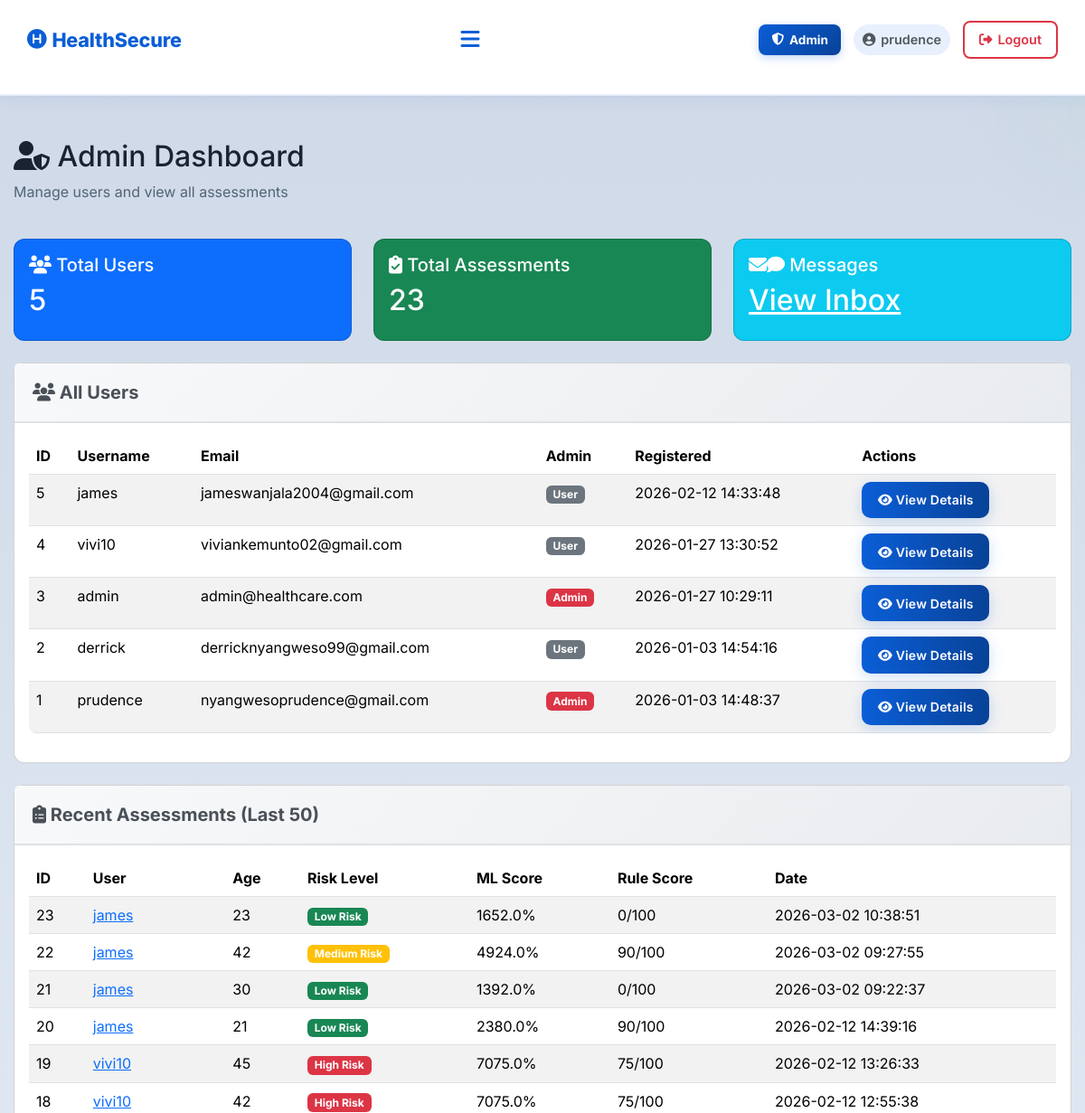
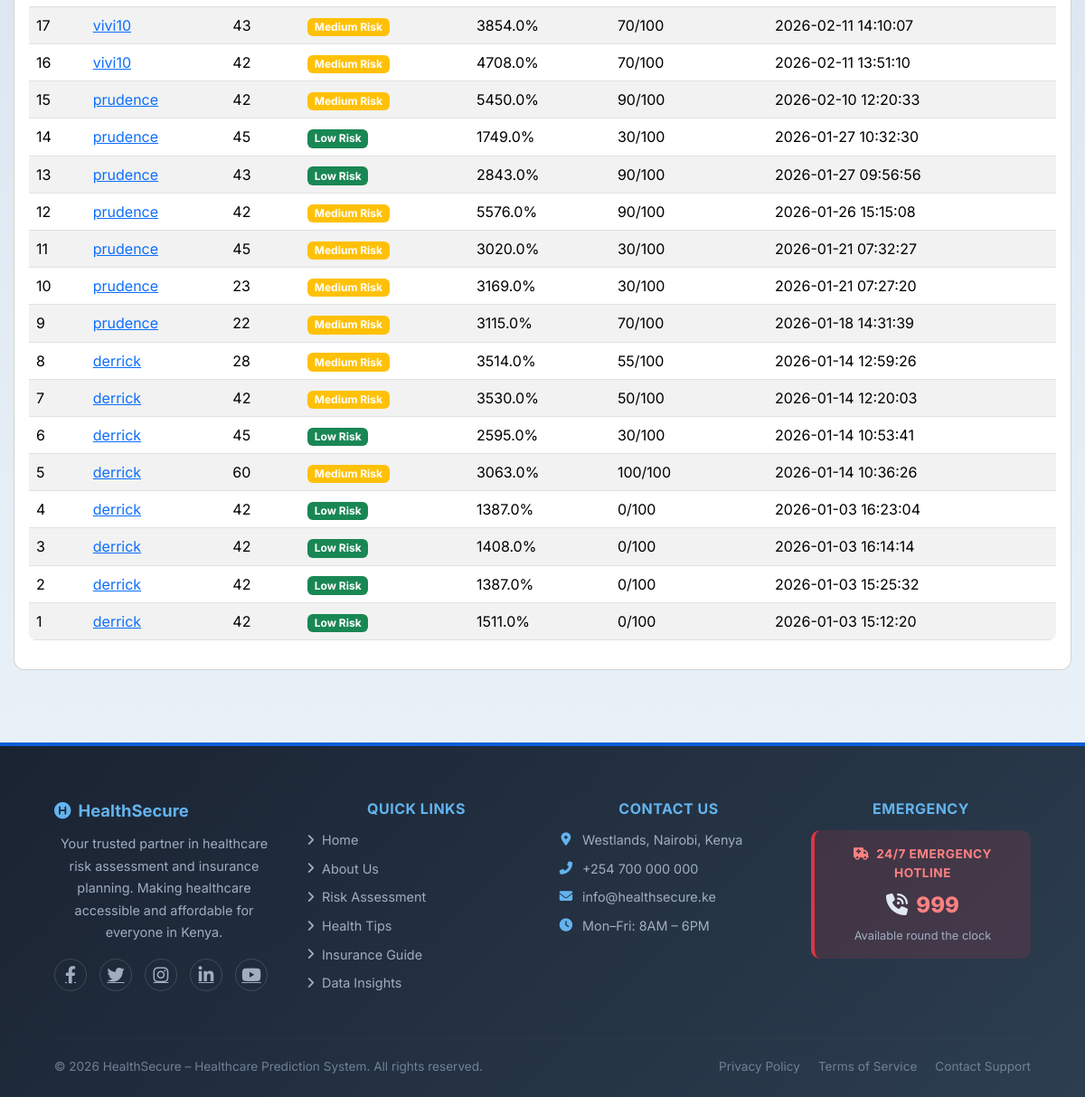
The page /admin (signed in) on the database its author committed (2 pictures, top to bottom).
### tables this page shows
CREATE TABLE users (
            id INTEGER PRIMARY KEY AUTOINCREMENT,
            username TEXT UNIQUE NOT NULL,
            email TEXT UNIQUE NOT NULL,
            password TEXT NOT NULL,
            created_at TIMESTAMP DEFAULT CURRENT_TIMESTAMP
        , is_admin INTEGER DEFAULT 0);

CREATE TABLE assessments (
            id INTEGER PRIMARY KEY AUTOINCREMENT,
            user_id INTEGER NOT NULL,
            age INTEGER,
            gender TEXT,
            marital_status TEXT,
            employment_status TEXT,
            income REAL,
            children INTEGER,
            education_level TEXT,
            residence_type TEXT,
            chronic_illness TEXT,
            family_size INTEGER,
            healthcare_knowledge TEXT,
            hospital_visit_gap REAL,
            routine_checkups INTEGER,
            cancer_screening INTEGER,
            dental_checkup INTEGER,
            mental_health_support INTEGER,
            risk_level TEXT,
            probability REAL,
            created_at TIMESTAMP DEFAULT CURRENT_TIMESTAMP, rule_based_score INTEGER DEFAULT 0, rule_based_category TEXT DEFAULT "Unknown",
            FOREIGN KEY (user_id) REFERENCES users (id)
        );

### app.py (the view)
@app.route('/admin')
@admin_required
def admin_dashboard():
    conn = get_db_connection()
    users = conn.execute('SELECT * FROM users ORDER BY created_at DESC').fetchall()
    total_assessments = conn.execute('SELECT COUNT(*) as count FROM assessments').fetchone()['count']
    recent_assessments = conn.execute('''
        SELECT a.*, u.username, u.email
        FROM assessments a
        JOIN users u ON a.user_id = u.id
        ORDER BY a.created_at DESC
        LIMIT 50
    ''').fetchall()
    conn.close()
    return render_template('admin_dashboard.html',
                          username=session.get('username'),
                          users=users,
                          total_assessments=total_assessments,
                          recent_assessments=recent_assessments)

### app.py (called while the page is built)
def get_db_connection():
    conn = sqlite3.connect(DATABASE)
    conn.row_factory = sqlite3.Row
    return conn

def is_admin():
    return bool(session.get('logged_in')) and session.get('is_admin', 0) == 1

def admin_required(f):
    from functools import wraps
    @wraps(f)
    def decorated_function(*args, **kwargs):
        if not session.get('logged_in'):
            flash('Please log in to access this page.', 'warning')
            return redirect(url_for('login'))
        if not is_admin():
            flash('Access denied. Admin privileges required.', 'danger')
            return redirect(url_for('index'))
        return f(*args, **kwargs)
    return decorated_function

### templates/admin_dashboard.html (shortened to what this page needs)
{% extends 'base.html' %}
{% block extra_css %}
<link rel="stylesheet" href="{{ url_for('static', filename='css/admin.css') }}">
{% endblock %}
{% block content %}
<div class="container mt-5">
    <div class="row mb-4">
        <div class="col-12">
            <h2><i class="fas fa-user-shield"></i> Admin Dashboard</h2>
            <p class="text-muted">Manage users and view all assessments</p>
        </div>
    </div>
    <div class="row mb-4">
        <div class="col-md-4">
            <div class="card bg-primary text-white">
                <div class="card-body">
                    <h5 class="card-title"><i class="fas fa-users"></i> Total Users</h5>
                    <h2>{{ users|length }}</h2>
                </div>
            </div>
        </div>
        <div class="col-md-4">
            <div class="card bg-success text-white">
                <div class="card-body">
                    <h5 class="card-title"><i class="fas fa-clipboard-check"></i> Total Assessments</h5>
                    <h2>{{ total_assessments }}</h2>
                </div>
            </div>
        </div>
        <div class="col-md-4">
            <div class="card bg-info text-white">
                <div class="card-body">
                    <h5 class="card-title"><i class="fas fa-envelope"></i><i class="fa-solid fa-comment"></i> Messages</h5>
                    <h2><a href="{{ url_for('contact') }}" class="text-white">View Inbox</a></h2>
                </div>
            </div>
        </div>
    </div>
    <div class="card mb-4">
        <div class="card-header">
            <h5><i class="fas fa-users"></i> All Users</h5>
        </div>
        <div class="card-body">
            <div class="table-responsive">
                <table class="table table-striped table-hover">
                    <thead>
                        <tr>
                            <th>ID</th>
                            <th>Username</th>
                            <th>Email</th>
                            <th>Admin</th>
                            <th>Registered</th>
                            <th>Actions</th>
                        </tr>
                    </thead>
                    <tbody>
                        {% for user in users %}
                        <tr>
                            <td>{{ user.id }}</td>
                            <td>{{ user.username }}</td>
                            <td>{{ user.email }}</td>
                            <td>
                                {% if user.is_admin == 1 %}
                                <span class="badge bg-danger">Admin</span>
                                {% else %}
                                <span class="badge bg-secondary">User</span>
                                {% endif %}
                            </td>
                            <td>{{ user.created_at }}</td>
                            <td>
                                <a href="{{ url_for('admin_view_user', user_id=user.id) }}" class="btn btn-sm btn-primary">
                                    <i class="fas fa-eye"></i> View Details
                                </a>
                            </td>
                        </tr>
                        {% endfor %}
                    </tbody>
                </table>
            </div>
        </div>
    </div>
    <div class="card">
        <div class="card-header">
            <h5><i class="fas fa-clipboard-list"></i> Recent Assessments (Last 50)</h5>
        </div>
        <div class="card-body">
            <div class="table-responsive">
                <table class="table table-striped table-hover">
                    <thead>
                        <tr>
                            <th>ID</th>
                            <th>User</th>
                            <th>Age</th>
                            <th>Risk Level</th>
                            <th>ML Score</th>
                            <th>Rule Score</th>
                            <th>Date</th>
                        </tr>
                    </thead>
                    <tbody>
                        {% for assessment in recent_assessments %}
                        <tr>
                            <td>{{ assessment.id }}</td>
                            <td>
                                <a href="{{ url_for('admin_view_user', user_id=assessment.user_id) }}">
                                    {{ assessment.username }}
                                </a>
                            </td>
                            <td>{{ assessment.age }}</td>
                            <td>
                                {% if assessment.risk_level == 'High Risk' %}
                                <span class="badge bg-danger">{{ assessment.risk_level }}</span>
                                {% elif assessment.risk_level == 'Medium Risk' %}
                                <span class="badge bg-warning">{{ assessment.risk_level }}</span>
                                {% else %}
                                <span class="badge bg-success">{{ assessment.risk_level }}</span>
                                {% endif %}
                            </td>
                            <td>{{ (assessment.probability * 100)|round(1) }}%</td>
                            <td>{{ assessment.rule_based_score }}/100</td>
                            <td>{{ assessment.created_at }}</td>
                        </tr>
                        {% endfor %}
                    </tbody>
                </table>
            </div>
        </div>
    </div>
</div>
{% endblock %}

### templates/base.html (shortened to what this page needs)
<!DOCTYPE html>
<html lang="en">
<head>
    <link rel="stylesheet" href="https://cdn.jsdelivr.net/npm/bootstrap@5.3.2/dist/css/bootstrap.min.css">
    <link rel="stylesheet" href="https://cdnjs.cloudflare.com/ajax/libs/font-awesome/6.4.0/css/all.min.css">
    <link rel="stylesheet" href="{{ url_for('static', filename='css/base.css') }}">
    <link rel="stylesheet" href="{{ url_for('static', filename='css/style.css') }}">
    {% block extra_css %}{% endblock %}
</head>
<body>
<nav class="navbar" role="navigation" aria-label="Main navigation">
    <a href="{{ url_for('index') }}" class="logo" aria-label="HealthSecure Home">
        <i class="fa-solid fa-circle-h" aria-hidden="true"></i> HealthSecure
    </a>
    <button class="hamburger-menu" id="hamburgerBtn" aria-label="Toggle navigation" aria-expanded="false" aria-controls="navLinks">
        <i class="fa-solid fa-bars" aria-hidden="true"></i>
    </button>
    <div class="nav-right">
        {% if session.logged_in %}
            {% if session.is_admin == 1 %}
                <a href="{{ url_for('admin_dashboard') }}" class="nav-admin-link">
                    <i class="fa-solid fa-shield-halved" aria-hidden="true"></i> Admin
                </a>
            {% endif %}
            <span class="nav-username">
                <i class="fa-solid fa-circle-user" aria-hidden="true"></i> {{ session.username }}
            </span>
            <a href="{{ url_for('logout') }}" class="nav-auth-link nav-logout-link">
                <i class="fas fa-sign-out-alt" aria-hidden="true"></i> Logout
            </a>
        {% endif %}
    </div>
</nav>
<main id="main-content">
    {% block content %}{% endblock %}
</main>
<footer class="footer" role="contentinfo">
    <div class="footer-grid">
        <div>
            <h5 class="footer-brand-title">
                <i class="fa-solid fa-circle-h" aria-hidden="true"></i> HealthSecure
            </h5>
            <p class="footer-text">
                Your trusted partner in healthcare risk assessment and insurance planning. Making healthcare accessible and affordable for everyone in Kenya.
            </p>
            <div class="footer-social" aria-label="Social media links">
                <a href="https://facebook.com" target="_blank" rel="noopener" aria-label="Facebook"><i class="fab fa-facebook-f" aria-hidden="true"></i></a>
                <a href="https://twitter.com" target="_blank" rel="noopener" aria-label="Twitter"><i class="fab fa-twitter" aria-hidden="true"></i></a>
                <a href="https://instagram.com" target="_blank" rel="noopener" aria-label="Instagram"><i class="fab fa-instagram" aria-hidden="true"></i></a>
                <a href="https://linkedin.com" target="_blank" rel="noopener" aria-label="LinkedIn"><i class="fab fa-linkedin-in" aria-hidden="true"></i></a>
                <a href="https://youtube.com" target="_blank" rel="noopener" aria-label="YouTube"><i class="fab fa-youtube" aria-hidden="true"></i></a>
            </div>
        </div>
        <div>
            <h5 class="footer-section-title">Quick Links</h5>
            <ul class="footer-links">
                <li><a href="{{ url_for('index') }}"><i class="fas fa-angle-right" aria-hidden="true"></i> Home</a></li>
                <li><a href="{{ url_for('about') }}"><i class="fas fa-angle-right" aria-hidden="true"></i> About Us</a></li>
                <li><a href="{{ url_for('assess') if session.logged_in else url_for('register') }}"><i class="fas fa-angle-right" aria-hidden="true"></i> Risk Assessment</a></li>
                <li><a href="{{ url_for('health_tips') }}"><i class="fas fa-angle-right" aria-hidden="true"></i> Health Tips</a></li>
                <li><a href="{{ url_for('blog') }}"><i class="fas fa-angle-right" aria-hidden="true"></i> Insurance Guide</a></li>
                <li><a href="{{ url_for('eda') }}"><i class="fas fa-angle-right" aria-hidden="true"></i> Data Insights</a></li>
            </ul>
        </div>
        <div>
            <h5 class="footer-section-title">Contact Us</h5>
            <ul class="footer-contact-list">
                <li><i class="fas fa-map-marker-alt" aria-hidden="true"></i> Westlands, Nairobi, Kenya</li>
                <li><i class="fas fa-phone-alt" aria-hidden="true"></i> <a href="tel:+254700000000">+254 700 000 000</a></li>
                <li><i class="fas fa-envelope" aria-hidden="true"></i> <a href="mailto:info@healthsecure.ke">info@healthsecure.ke</a></li>
                <li><i class="fas fa-clock" aria-hidden="true"></i> Mon–Fri: 8AM – 6PM</li>
            </ul>
        </div>
        <div>
            <h5 class="footer-section-title">Emergency</h5>
            <div class="footer-emergency">
                <p class="footer-emergency-label"><i class="fas fa-ambulance me-1" aria-hidden="true"></i> 24/7 Emergency Hotline</p>
                <p class="footer-emergency-number"><i class="fas fa-phone-volume me-1" aria-hidden="true"></i> <a href="tel:999">999</a></p>
                <p class="footer-emergency-sub">Available round the clock</p>
            </div>
        </div>
    </div>
    <hr class="footer-divider">
    <div class="footer-bottom">
        <p style="margin:0;">© 2026 HealthSecure – Healthcare Prediction System. All rights reserved.</p>
        <div class="footer-bottom-links">
            <a href="#">Privacy Policy</a>
            <a href="#">Terms of Service</a>
            <a href="{{ url_for('contact') }}">Contact Support</a>
        </div>
    </div>
</footer>
</body>
</html>

### static/css/style.css (style rules this page uses)
:root { --bg: #f6f9fc; --surface: #ffffff; --primary: #0b5ed7; --primary-dark: #084298; --primary-light: #e8f0fd; --accent: #28a745; --muted: #52585e; --text: #1a2332; --soft: #eef2f6; --glass: rgba(255,255,255,0.75); --card-shadow: 0 8px 30px rgba(2,12,27,0.08); --radius: 12px; --transition: all 0.25s ease; }
* { margin: 0; padding: 0; box-sizing: border-box; font-family: "Inter", "Segoe UI", system-ui, sans-serif; }
html, body { overflow-x: hidden; max-width: 100%; }
body { background: linear-gradient(180deg, #ced8e7 0%, #eef6fb 100%); color: var(--text); -webkit-font-smoothing: antialiased; -moz-osx-font-smoothing: grayscale; position: relative; min-height: 100vh; width: 100%; }
body::before { content: ""; position: fixed; top: -7%; right: -7%; width: 420px; height: 420px; background: radial-gradient(circle at 30% 30%, rgba(4, 30, 68, 0.06), transparent 30%), radial-gradient(circle at 80% 70%, rgba(123,211,137,0.04), transparent 30%); pointer-events: none; z-index: 0; }
.navbar { display: flex; align-items: center; justify-content: space-between; padding: 14px 5%; background: #ffffff; backdrop-filter: blur(10px); border-bottom: 2px solid rgba(11, 94, 215, 0.10); box-shadow: 0 2px 16px rgba(11,94,215,0.08); position: sticky; top: 0; z-index: 1000; }
.logo { font-size: 1.35rem; font-weight: 800; color: var(--primary); letter-spacing: -0.2px; text-decoration: none; display: inline-flex; align-items: center; gap: 6px; flex-shrink: 0; }
.nav-right { display: flex; align-items: center; gap: 14px; }
footer { text-align: center; padding: 28px; background: linear-gradient(180deg, rgba(11,94,215,0.03), rgba(255,255,255,0.6)); color: var(--muted); font-size: 14px; border-top: 1px solid rgba(11,94,215,0.04); }
.btn { border-radius: 10px; padding: .6rem 1.1rem; font-weight: 700; letter-spacing: 0.2px; transition: transform .12s ease, box-shadow .12s ease, opacity .12s ease; }
.btn-primary, .btn-success { background: linear-gradient(90deg, var(--primary), var(--primary-dark)) !important; border: none !important; color: #ffffff !important; box-shadow: 0 4px 16px rgba(11,94,215,0.20); font-weight: 600; }
.card, .feature-card { border-radius: 12px; }
.card { min-height: 100%; display: flex; flex-direction: column; }
.card-body { flex: 1; display: flex; flex-direction: column; }
.table { background: white; border-radius: 8px; overflow: hidden; }
.text-muted { color: #526575 !important; }
@media (max-width: 1200px) { .navbar { padding: 18px 30px; } }
.btn-primary { background: var(--secondary); color: white; }
.table-responsive { overflow-x: auto; }
.card-header { background: linear-gradient(135deg, #f8f9fa 0%, #e9ecef 100%); padding: 20px; border-bottom: 2px solid #dee2e6; }
.card-header h5 { margin: 0; color: #495057; font-weight: 700; }

### static/css/admin.css (style rules this page uses)
.table-responsive { overflow-x: auto; }

### rows shown on the page
users: username "prudence", id "1", email "nyangwesoprudence@gmail.com", is_admin "Admin", created_at "2026-01-03 14:48:37"
users: id "5", username "james", email "jameswanjala2004@gmail.com", is_admin "User", created_at "2026-02-12 14:33:48"
users: id "4", username "vivi10", email "viviankemunto02@gmail.com", is_admin "User", created_at "2026-01-27 13:30:52"
users: id "3", username "admin", email "admin@healthcare.com", is_admin "Admin", created_at "2026-01-27 10:29:11"
users: id "2", username "derrick", email "derricknyangweso99@gmail.com", is_admin "User", created_at "2026-01-03 14:54:16"
assessments: id "23", username "james", age "23", risk_level "Low Risk", (assessment.probability*100)|round(1) "1652.0", rule_based_score "0", created_at "2026-03-02 10:38:51"
assessments: id "22", username "james", age "42", risk_level "Medium Risk", (assessment.probability*100)|round(1) "4924.0", rule_based_score "90", created_at "2026-03-02 09:27:55"
assessments: id "21", username "james", age "30", risk_level "Low Risk", (assessment.probability*100)|round(1) "1392.0", rule_based_score "0", created_at "2026-03-02 09:22:37"
assessments: id "20", username "james", age "21", risk_level "Low Risk", (assessment.probability*100)|round(1) "2380.0", rule_based_score "90", created_at "2026-02-12 14:39:16"
assessments: id "19", username "vivi10", age "45", risk_level "High Risk", (assessment.probability*100)|round(1) "7075.0", rule_based_score "75", created_at "2026-02-12 13:26:33"
assessments: id "18", username "vivi10", age "42", risk_level "High Risk", (assessment.probability*100)|round(1) "7075.0", rule_based_score "75", created_at "2026-02-12 12:55:38"
assessments: id "17", username "vivi10", age "43", risk_level "Medium Risk", (assessment.probability*100)|round(1) "3854.0", rule_based_score "70", created_at "2026-02-11 14:10:07"
assessments: id "16", username "vivi10", age "42", risk_level "Medium Risk", (assessment.probability*100)|round(1) "4708.0", rule_based_score "70", created_at "2026-02-11 13:51:10"
assessments: id "15", username "prudence", age "42", risk_level "Medium Risk", (assessment.probability*100)|round(1) "5450.0", rule_based_score "90", created_at "2026-02-10 12:20:33"
assessments: id "14", username "prudence", age "45", risk_level "Low Risk", (assessment.probability*100)|round(1) "1749.0", rule_based_score "30", created_at "2026-01-27 10:32:30"
assessments: id "13", username "prudence", age "43", risk_level "Low Risk", (assessment.probability*100)|round(1) "2843.0", rule_based_score "90", created_at "2026-01-27 09:56:56"
assessments: id "12", username "prudence", age "42", risk_level "Medium Risk", (assessment.probability*100)|round(1) "5576.0", rule_based_score "90", created_at "2026-01-26 15:15:08"
assessments: id "11", username "prudence", age "45", risk_level "Medium Risk", (assessment.probability*100)|round(1) "3020.0", rule_based_score "30", created_at "2026-01-21 07:32:27"
assessments: id "10", username "prudence", age "23", risk_level "Medium Risk", (assessment.probability*100)|round(1) "3169.0", rule_based_score "30", created_at "2026-01-21 07:27:20"
assessments: id "9", username "prudence", age "22", risk_level "Medium Risk", (assessment.probability*100)|round(1) "3115.0", rule_based_score "70", created_at "2026-01-18 14:31:39"
assessments: id "8", username "derrick", age "28", risk_level "Medium Risk", (assessment.probability*100)|round(1) "3514.0", rule_based_score "55", created_at "2026-01-14 12:59:26"
assessments: id "7", username "derrick", age "42", risk_level "Medium Risk", (assessment.probability*100)|round(1) "3530.0", rule_based_score "50", created_at "2026-01-14 12:20:03"
assessments: id "6", username "derrick", age "45", risk_level "Low Risk", (assessment.probability*100)|round(1) "2595.0", rule_based_score "30", created_at "2026-01-14 10:53:41"
assessments: id "5", username "derrick", age "60", risk_level "Medium Risk", (assessment.probability*100)|round(1) "3063.0", rule_based_score "100", created_at "2026-01-14 10:36:26"
assessments: id "4", username "derrick", age "42", risk_level "Low Risk", (assessment.probability*100)|round(1) "1387.0", rule_based_score "0", created_at "2026-01-03 16:23:04"
assessments: id "3", username "derrick", age "42", risk_level "Low Risk", (assessment.probability*100)|round(1) "1408.0", rule_based_score "0", created_at "2026-01-03 16:14:14"
assessments: id "2", username "derrick", age "42", risk_level "Low Risk", (assessment.probability*100)|round(1) "1387.0", rule_based_score "0", created_at "2026-01-03 15:25:32"
assessments: id "1", username "derrick", age "42", risk_level "Low Risk", (assessment.probability*100)|round(1) "1511.0", rule_based_score "0", created_at "2026-01-03 15:12:20"

### other values the page prints
{{ users|length }} "5"
{{ total_assessments }} "23"
